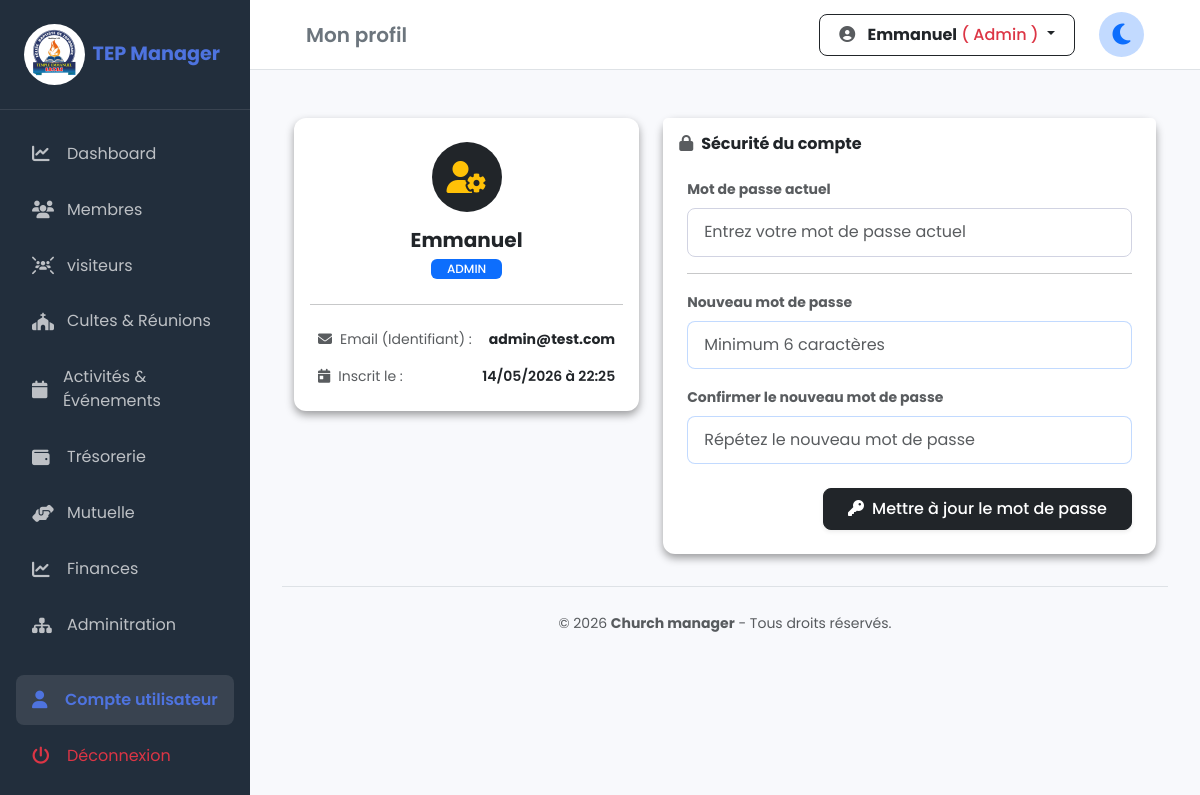
Page /auth/profile.php (signed in) on the committed database.
### tables this page shows
CREATE TABLE IF NOT EXISTS `utilisateurs` (
  `id` int NOT NULL AUTO_INCREMENT,
  `nom` varchar(100) NOT NULL,
  `email` varchar(100) NOT NULL,
  `passwd` varchar(256) NOT NULL,
  `role_id` int NOT NULL,
  `statut` enum('actif','inactif') DEFAULT 'actif',
  `date_creation` timestamp NULL DEFAULT CURRENT_TIMESTAMP,
  PRIMARY KEY (`id`),
  UNIQUE KEY `email` (`email`),
  KEY `role_id` (`role_id`)
);

CREATE TABLE IF NOT EXISTS `roles` (
  `id` int NOT NULL AUTO_INCREMENT,
  `nom_role` varchar(50) NOT NULL,
  PRIMARY KEY (`id`)
);

### auth/profile.php (the view, shortened to what this page needs)
<?php
require_once "../config/database.php";
$user_id = $_SESSION['user_id'];
try {
    $sql = "SELECT u.id, u.nom, u.email, u.date_creation, r.nom_role
            FROM utilisateurs u
            JOIN roles r ON u.role_id = r.id
            WHERE u.id = ?";
    $stmt = $pdo->prepare($sql);
    $stmt->execute([$user_id]);
    $user = $stmt->fetch();
    require_once '../includes/header.php';
} catch (PDOException $e) {
    $erreur = "Erreur système : " . $e->getMessage();
}
?>
<div class="container mt-4">
    <div class="row g-4">
        <div class="col-md-5">
            <div class="card border-0 shadow-sm">
                <div class="card-body text-center py-4">
                    <div class="rounded-circle bg-dark text-warning mx-auto d-flex align-items-center justify-content-center mb-3" style="width: 70px; height: 70px;">
                        <i class="fa-solid fa-user-gear fa-2x"></i>
                    </div>
                    <h5 class="fw-bold mb-1 text-dark"><?= htmlspecialchars($user['nom']) ?></h5>
                    <span class="badge bg-primary px-3 py-1 small text-uppercase"><?= htmlspecialchars($user['nom_role']) ?></span>
                    <hr class="opacity-25 my-4">
                    <div class="text-start small px-2">
                        <div class="mb-3 d-flex justify-content-between align-items-center">
                            <span class="text-muted"><i class="fa-solid fa-envelope me-2"></i>Email (Identifiant) :</span>
                            <span class="fw-bold text-dark"><?= htmlspecialchars($user['email']) ?></span>
                        </div>
                        <div class="mb-0 d-flex justify-content-between align-items-center">
                            <span class="text-muted"><i class="fa-solid fa-calendar-day me-2"></i>Inscrit le :</span>
                            <span class="fw-semibold"><?= date('d/m/Y à H:i', strtotime($user['date_creation'])) ?></span>
                        </div>
                    </div>
                </div>
            </div>
        </div>
        <div class="col-md-7">
            <div class="card border-0 shadow-sm">
                <div class="card-header bg-white border-0 py-3">
                    <h6 class="fw-bold text-dark mb-0"><i class="fa-solid fa-lock text-muted me-2"></i>Sécurité du compte</h6>
                </div>
                <div class="card-body p-4 pt-2">
                    <form method="POST">
                        <div class="mb-3">
                            <label class="form-label small fw-bold text-muted">Mot de passe actuel</label>
                            <input type="password" name="ancien_mot_de_passe" class="form-control" placeholder="Entrez votre mot de passe actuel" required>
                        </div>
                        <hr class="opacity-25 my-3">
                        <div class="mb-3">
                            <label class="form-label small fw-bold text-muted">Nouveau mot de passe</label>
                            <input type="password" name="nouveau_mot_de_passe" class="form-control border-primary border-opacity-25" placeholder="Minimum 6 caractères" required>
                        </div>
                        <div class="mb-4">
                            <label class="form-label small fw-bold text-muted">Confirmer le nouveau mot de passe</label>
                            <input type="password" name="confirme_mot_de_passe" class="form-control border-primary border-opacity-25" placeholder="Répétez le nouveau mot de passe" required>
                        </div>
                        <div class="text-end">
                            <button type="submit" class="btn btn-dark px-4 shadow-sm">
                                <i class="fa-solid fa-key me-2"></i>Mettre à jour le mot de passe
                            </button>
                        </div>
                    </form>
                </div>
            </div>
        </div>
    </div>
</div>
<?php require_once '../includes/footer.php'; ?>

### assets/css/style.css (style rules this page uses)
:root { --primary-color: #4e73df; --secondary-color: #858796; --success-color: #1cc88a; --bg-light: #f8f9fc; --sidebar-bg: #222e3c; --sidebar-width: 250px; --topbar-height: 70px; --transition: all 0.3s ease; }
body { font-family: 'Poppins', sans-serif; background-color: var(--bg-light); color: #333; margin: 0; overflow-x: hidden; }
.card { border-radius: 12px; border: none; transition: transform 0.3s ease-in-out; }
.card.shadow-sm { box-shadow: 0 .25rem .5rem rgba(0,0,0,.375) !important; }
.badge { padding: 0.5em 0.8em; font-weight: 500; }
.btn { border-radius: 8px; padding: 0.5rem 1.2rem; gap : 2px; font-weight: 500; }
.form-control, .form-select { border-radius: 8px; padding: 0.7rem 1rem; border: 1px solid #d1d3e2; }

### includes/header.php (style rules this page uses)
body { transition: background-color 0.5s ease, color 0.5s ease; }

### rows in the picture
utilisateurs: nom "Emmanuel", role.nom_role "ADMIN", email "admin@test.com", date_creation "14/05/2026 à 22:25"

### other values in the picture
$titre_barre "Mon profil"
$_SESSION['user_nom'] "Emmanuel"
$_SESSION['user_role_nom'] "Admin"
